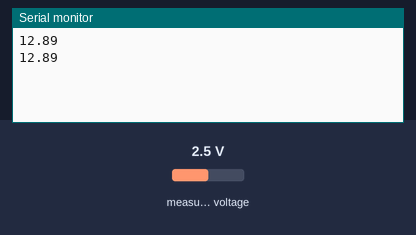
Simulated run of this sketch. Board: ESP32. Parts: the last lines printed to the serial monitor. Inputs (shaded band) come from the test bench; at power-on: measured voltage 2.5 V.

Above: at 1.2 s.
1.3 s: measured voltage set to 0.1 V
At 2.6 s:
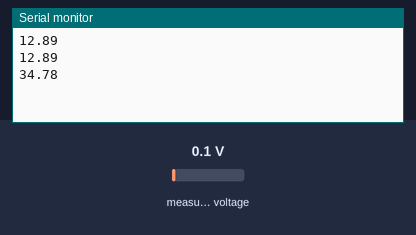
2.8 s: measured voltage set to 1.2 V
At 3.9 s:
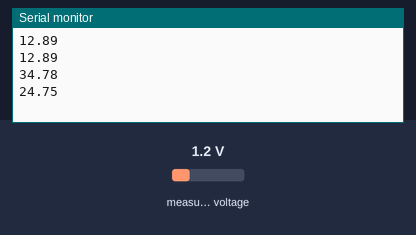
Timing chart, 0 to 5.8 s (numbered marks = the images above; inputs shaded):
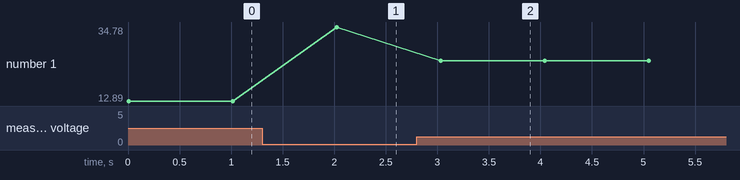

The sketch:

PH_ADS1115_ESP32.ino
```cpp
#include <Wire.h>
#include <Adafruit_ADS1015.h>

Adafruit_ADS1115 ads;
float Voltage,phair;
int kalibrasi;

void setup() {
  ads.begin();
  Serial.begin(115200);
}

void loop() {
   int16_t adc0;  // we read from the ADC, we have a sixteen bit integer as a result
   adc0 = ads.readADC_SingleEnded(0);
   kalibrasi=3;
   Voltage =(adc0 * 0.125)-1366;
   phair = (1023 - Voltage) / 73.07;
   phair=phair+kalibrasi;
   Serial.println(phair);
   delay(1000);
}
```

Measured:
- after the input at 1.3 s, the serial monitor: prints a new line after 0.73 s (image 1)
- after the input at 2.8 s, the serial monitor: prints a new line after 0.23 s (image 2)
- plotted number 1: 12.89 → 34.78 after the input at 1.3 s, 34.78 → 24.75 after the input at 2.8 s
